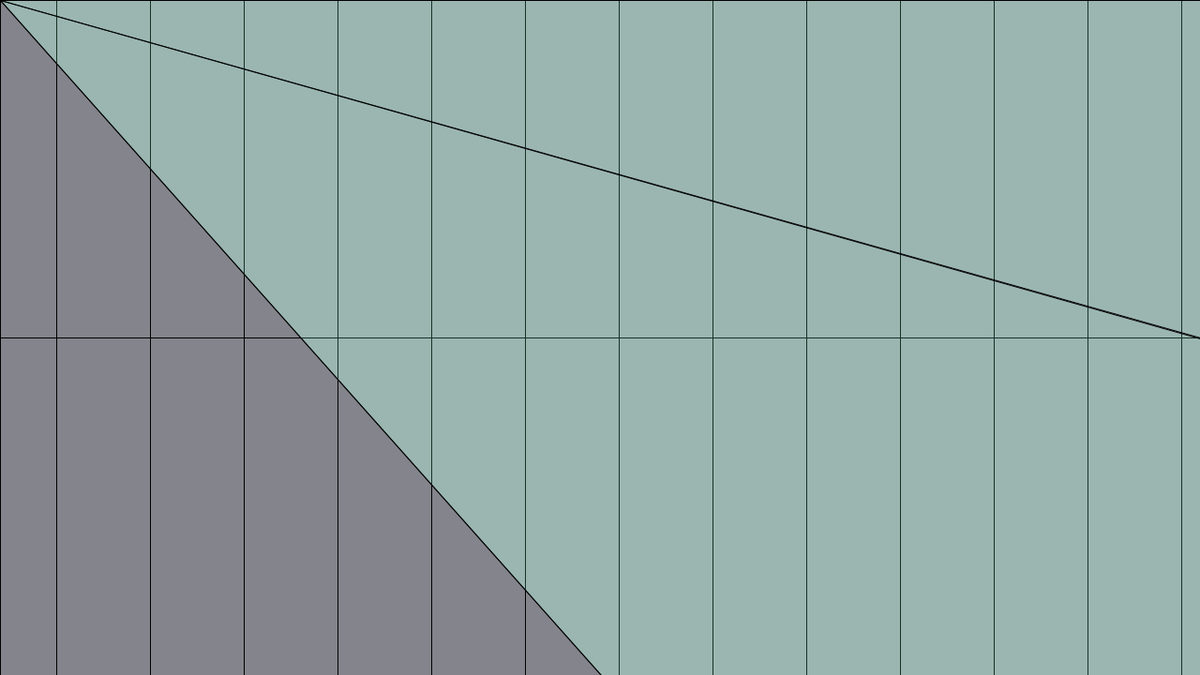
Frame 1 (no input)
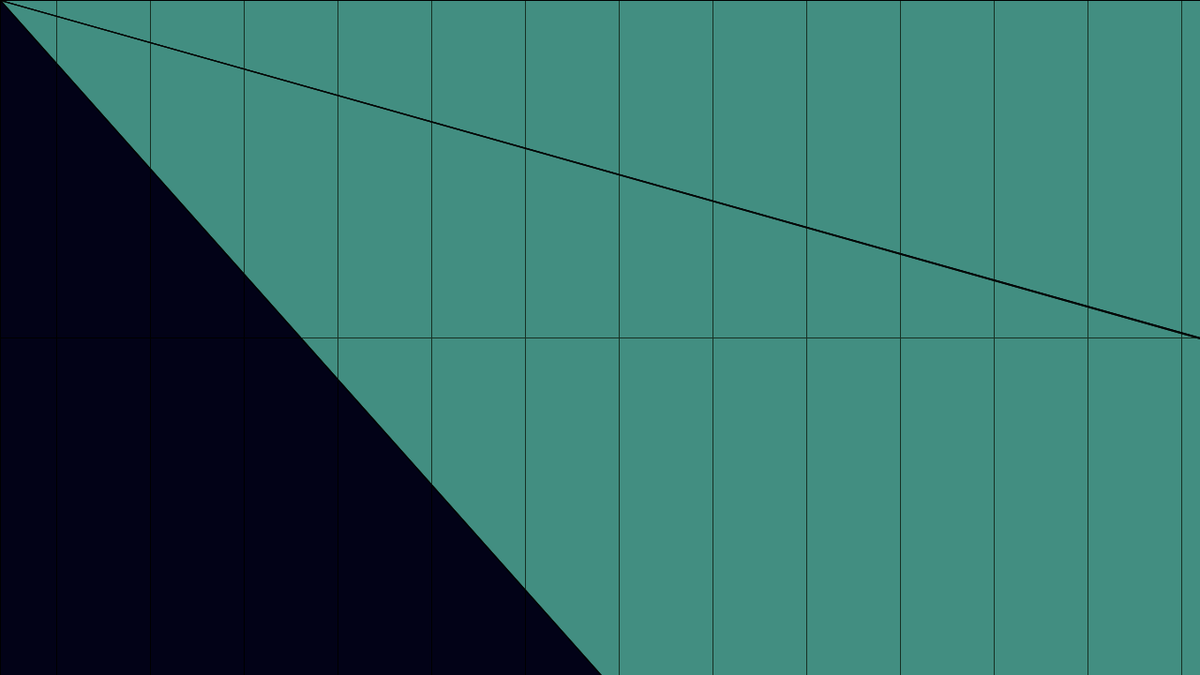
Frame 60 (the mouse pressed at the canvas centre just before this capture)
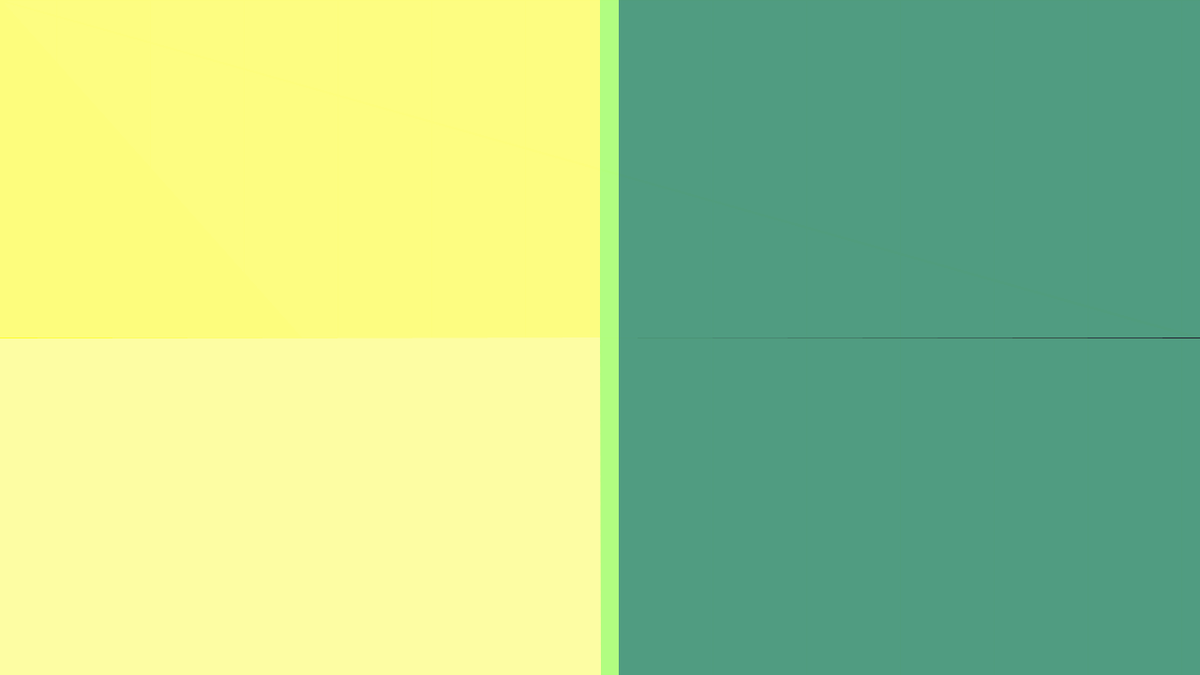
Frame 120 (the mouse held since frame 60 and released just before this capture)

The Processing sketch that drew these frames (run headless with seeded random() and noise(); from frame 60 on, the mouse is pressed at the canvas centre):

// Processing sketch: processing_122059
// ── processing_122059.pde

/*
SCIMA-200-05 | Math Programming and Art
Homwwork 20130923
William Felker
Homework for 2013_09_30


HOMEWORK

add at least 4 variables to your
previous homework (or start a new sketch)


make them control
position, size, and/or color
  


write a lot of code
try a lot of stuff


*/

float xPos;
float yPos;
float xmove;
float ymove;



void setup(){

   size(1280,720);
   xPos=2;
   yPos=10;
   xmove=2;
   ymove=10;
  

}


void draw(){
  
  //rect(0, 0, 1280, 720,);
  
  //Top
  
  fill(mouseX/xPos,mouseX/xPos,50,50);
  rect(00,360,60,-360);
  rect(60,360,100,-360);
  rect(160,360,100,-360);
  rect(260,360,100,-360);
  rect(460,360,100,-360);
  rect(360,360,100,-360);
  rect(560,360,100,-360);
  fill(mouseY/yPos,mouseY/yPos,50,50);
  rect(660,360,100,-360);
  rect(760,360,100,-360);
  rect(860,360,100,-360);
  rect(960,360,100,-360);
  rect(1060,360,100,-360);
  rect(1160,360,100,-360);
  rect(1260,360,100,-360);
  
  
  
  
  //Bottom
   fill(mouseX/xmove,mouseX/xmove,50,50); 
  rect(00,360,60,360);
  rect(60,360,100,360);
  rect(160,360,100,360);
  rect(260,360,100,360);
  rect(460,360,100,360);
  rect(360,360,100,360);
  rect(560,360,100,360);
  fill(mouseY/ymove,mouseY/ymove,50,50);
  rect(660,360,100,360);
  rect(760,360,100,360);
  rect(860,360,100,360);
  rect(960,360,100,360);
  rect(1060,360,100,360);
  rect(1160,360,100,360);
  rect(1260,360,100,360);
  
  
  //rect(100,100);
  //rect(100,100);
  
  
  fill(mouseX,mouseY,187,50);
  quad(0, 0, 640, 0, mouseX, mouseY, 0, 360); // Upper Left
  fill(117,255,187,50);
  quad(640, 0, 1280, 0, 1280, 360, mouseX, mouseY); // Upper Right
  fill(mouseX,mouseY,mouseX,50);
  quad(0, 361, mouseX, mouseY, 641, 720, 0, 720); // Lower Left
  fill(117,255,187,50);
  quad(mouseX, mouseY, 1280, 361, 1280, 720, 641, 720); // Lower Right
 
 stroke(mouseX-mouseY/2);
 line(mouseX,0,mouseX,720);
 line(0,mouseY,1280,mouseY);
 
}
